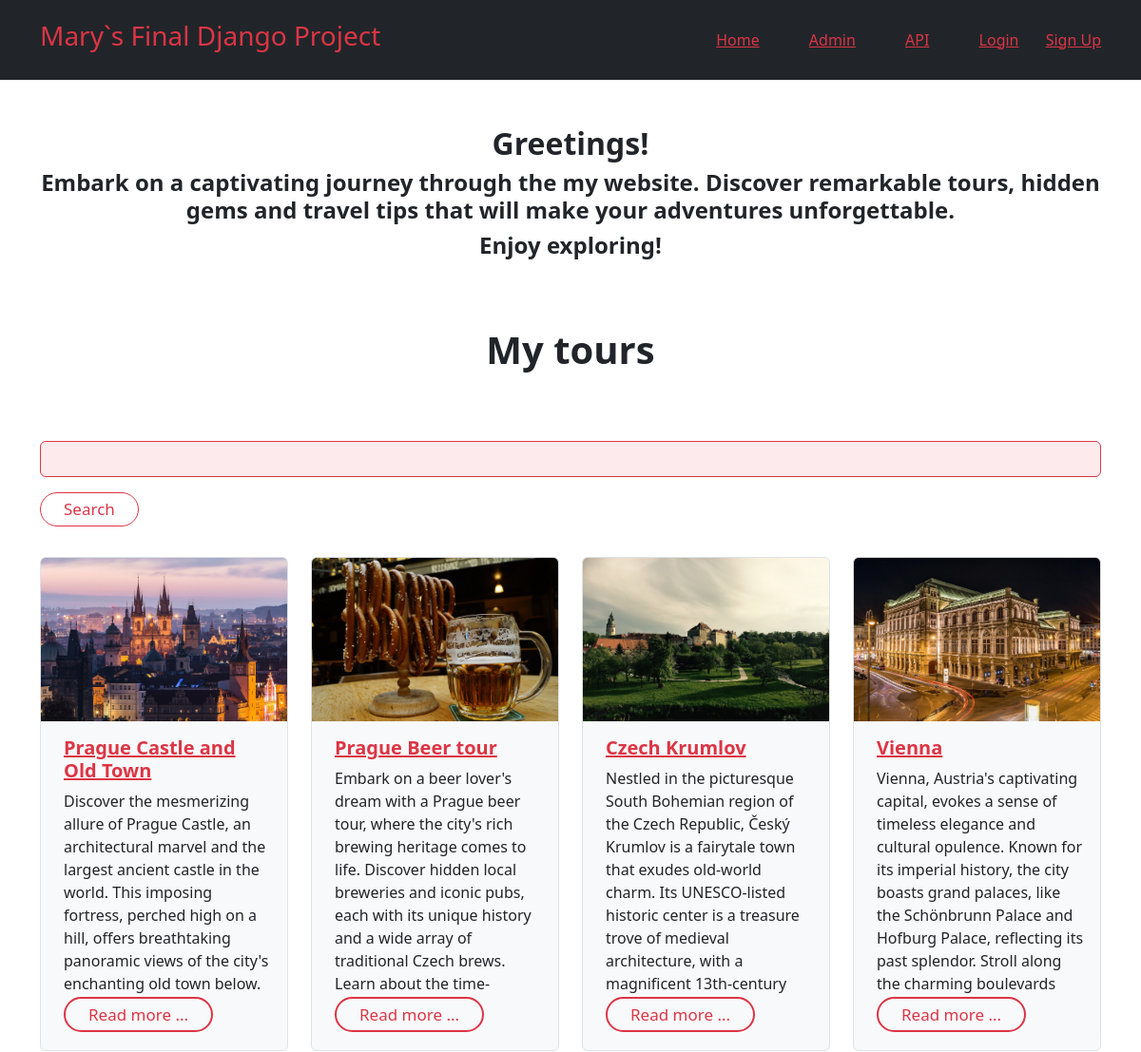
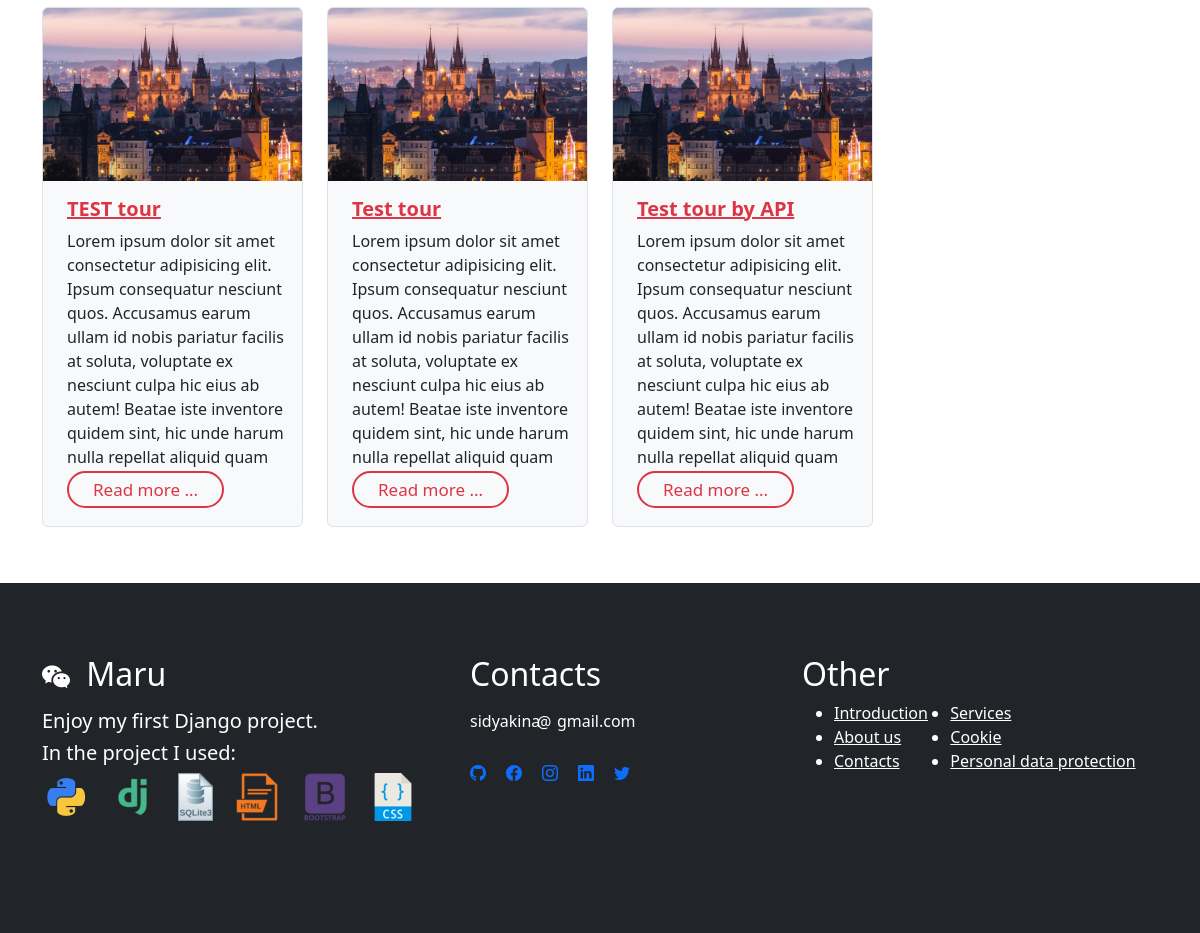
The page / on the database its author committed (2 pictures, top to bottom).
### shop/models.py (models this page shows, shortened)
class Tour(models.Model):
    title = models.CharField(max_length=300)
    description = models.CharField(max_length=900)
    price = models.IntegerField()
    place_qty = models.IntegerField()
    image = models.ImageField(upload_to='shop/images/')
    meeting_time = models.CharField(max_length=5)
    meeting_place = models.CharField(max_length=100)
    duration = models.FloatField(blank=True)
    category = models.ForeignKey(Category, on_delete=models.CASCADE)
    created_at = models.DateTimeField(default=timezone.now)

### shop/views.py (the view)
# urls.py: path('', include(api.urls), name='index')
def index(request):
    searchTerm = request.GET.get('searchTour')
    if searchTerm:
        tours = Tour.objects.filter(title__icontains=searchTerm)
    else:
        tours = Tour.objects.all()
    return render(request=request, template_name='shop/tours.html', context={'searchTerm': searchTerm, 'tours': tours})

### templates/shop/tours.html (shortened to what this page needs)
{% extends 'base.html' %}
{% block content %}
<section id="kardy">
    <div class="container pt-5 pb-3 text-center">
        <h2 class="fw-bold">Greetings!</h2>
        <h4 class="fw-bold">Embark on a captivating journey through the my website. Discover remarkable tours, hidden gems and travel tips that will make your adventures unforgettable.</h4>
        <h4 class="fw-bold">Enjoy exploring!</h4>
    </div>
    <div class="container pt-5 pb-3 text-center">
        <h1 class="fw-bold">My tours</h1>
    </div>
    <div class="container pt-5 pb-3">
        <form action="">
            <div class="mb-3 linie">
                <input type="text" name="searchTour" class="form-control bg-danger bg-opacity-10 border border-1 border-danger">
            </div>
            <button type="submit" class="btn btnwhite border border-danger border-1 rounded-pill px-4 py-1 my-3 text-danger">
                Search
            </button>
        </form>
    </div>
    <div class="container d-flex justify-content-between gy-2 pb-5">
        <div class="row row-cols-1 row-cols-md-2 row-cols-lg-3 row-cols-xl-4">
            {% for tour in tours %}
            <div v-for="tour in tours" class="col mb-2">
                <div class="blog card h-100 bg-light border rounded">
                    <img class="card-img-top" src="{{ tour.image.url }}" alt="photo">
                    <div class="card-body" style="height: 18rem; overflow: hidden;">
                        <h5 class="card-title fw-bold ms-2"><a class="text-danger" href="{{tour.id}}">{{ tour.title }}</a></h5>
                        <p class="card-text ms-2">{{ tour.description }}</p>
                    </div>
                    <div class="card-footer mb-3 border-0 bg-light">
                        <a class="btnwhite border border-danger border-2 rounded-pill px-4 text-danger ms-2"
                        href="{% url 'shop:single_tour' tour.id %}">Read more ...</a>
                    </div>
                </div>
            </div>
            {% endfor %}
        </div>
    </div>
</section>
{% endblock %}

### templates/base.html (shortened to what this page needs)
<!DOCTYPE html>
{% load static %}
<html lang="en">
<head>
    <link href="https://cdn.jsdelivr.net/npm/bootstrap@5.3.0/dist/css/bootstrap.min.css" rel="stylesheet"
>
    <link rel="stylesheet" href="https://cdn.jsdelivr.net/npm/bootstrap-icons@1.10.5/font/bootstrap-icons.css"> {% comment %} icons {% endcomment %}
    <link rel="stylesheet" type="text/css" href="{%static '../static/style.css'%}">
</head>
<body>
    <nav class="navbar navbar-dark bg-dark sticky-top p-3">
        <div class="container">
            <a href="{% url 'shop:index'%}" class="navbar-brand text-danger"><h3>Mary`s Final Django Project</h3></a>
            <span class="navbar-text">
                <a href="{% url 'shop:index'%}" class="me-5 text-danger">Home</a>
                <a href="/admin/" class="me-5 text-danger" target="_blank">Admin</a>
                <a href="api/v1/" class="me-5 text-danger" target="_blank">API</a>
                {% if user.is_authenticated %}
                <a class="text-danger" href="{% url 'logoutaccount' %}">Logout ({{ user.username }})</a>
                {% else %}
                <a class="me-4 text-danger" href="{% url 'loginaccount' %}">Login</a>
                <a class="text-danger" href="{% url 'signupaccount' %}">Sign Up</a>
                {% endif %}
            </span>
        </div>
    </nav>
    <main>
            {% block content %}
            {% endblock %}
    </main>
    <footer class="bg-dark pt-4">
        <div class="container text-white py-5">
            <div class="row pb-5">
                <div class="col-12 col-md-6 col-lg-4 mb-3">
                    <h2 class="mb-3"><i class="bi bi-wechat fs-3 me-2"></i> Maru</h2>
                    <h5>Enjoy my first Django project.</h5><h5>In the project I used:</h5>
                        <div class="foot_icons">
                            <ul>
                                <li><a href="https://docs.python.org/3/" target="_blank"><img src="../media/shop/images/icon_python.png" alt="Python"></a></li>
                                <li><a href="https://docs.djangoproject.com/en/4.2/" target="_blank"><img src="../media/shop/images/icon_django.png" alt="Django"></a></li>
                                <li><a href="https://www.sqlite.org/index.html" target="_blank"><img src="../media/shop/images/icon_sqlite3.png" alt="SQLite3"></a></li>
                                <li><a href="#" target="_blank"><img src="../media/shop/images/icon_html.png" alt="HTML"></a></li>
                                <li><a href="https://getbootstrap.com/" target="_blank"><img src="../media/shop/images/icon_bootstrap.png" alt="Bootstrap"></a></li>
                                <li><a href="#" target="_blank"><img src="../media/shop/images/icon_css.png" alt="CSS"></a></li>
                            </ul>
                        </div>
                </div>
                <div class="col-12 col-md-6 col-lg-4 mb-3">
                    <h2 class="mb-3 ps-5">Contacts</h2>
                    <p class="mb-1 ps-5">sidyakina &nbsp;&nbsp;&nbsp;gmail.com</p>
                    <span class="at ps-5">@</span>
                    <div class="foot_icons">
                        <ul class="ps-5">
                            <li><a href="https://www.github.com/"><i class="bi bi-github"></i></a></li>
                            <li><a href="https://www.facebook.com/"><i class="bi bi-facebook"></i></a></li>
                            <li><a href="https://www.instagram.com/"><i class="bi bi-instagram"></i></a></li>
                            <li><a href="https://www.linkedin.com/"><i class="bi bi-linkedin"></i></a></li>
                            <li><a href="https://www.twitter.com/"><i class="bi bi-twitter"></i></a></li>
                        </ul>
                    </div>
                </div>
                <div class="col-12 col-lg-4">
                    <h2>Other</h2>
                    <ul class="columns-2 d-flex">
                        <li><a href="#">Introduction</a></li>
                        <li><a href="#">About us</a></li>
                        <li><a href="#">Contacts</a></li>
                        <li><a href="#">Services</a></li>
                        <li><a href="#">Cookie</a></li>
                        <li><a href="#">Personal data protection</a></li>
                    </ul>
                </div>
            </div>
        </div>
    </footer>
</body>
</html>

### shop/static/style.css (style rules this page uses)
.foot_icons ul { list-style-type: none; display: inline-flex; margin: 0; padding: 0; }
.foot_icons ul li { margin-right: 20px; justify-content: start; }
.columns-2 { height: 80px; flex-direction: column; flex-wrap: wrap; }
.columns-2 a { color: white; }
.at { position: relative; top: -27px; left: 67px; }
.linie { display: inline; }
.blog>img { transition: all 1s; }
.btnwhite { text-decoration: none; padding: 5px; font-size: 17px; }

### rows shown on the page
Tour: image (picture), title "Prague Castle and Old Town", description "Discover the mesmerizing allure of Prague Castle, an architectural marvel and the largest ancient castle in the world. This imposing fortress, perched high on a hill, offers breathtaking panoramic views of the city's enchanting old town below.…"
Tour: image (picture), title "Prague Beer tour", description "Embark on a beer lover's dream with a Prague beer tour, where the city's rich brewing heritage comes to life. Discover hidden local breweries and iconic pubs, each with its unique history and a wide array of traditional Czech brews. Learn about the…"
Tour: image (picture), title "Czech Krumlov", description "Nestled in the picturesque South Bohemian region of the Czech Republic, Český Krumlov is a fairytale town that exudes old-world charm. Its UNESCO-listed historic center is a treasure trove of medieval architecture, with a magnificent 13th-century…"
Tour: image (picture), title "Vienna", description "Vienna, Austria's captivating capital, evokes a sense of timeless elegance and cultural opulence. Known for its imperial history, the city boasts grand palaces, like the Schönbrunn Palace and Hofburg Palace, reflecting its past splendor. Stroll along the charming boulevards…"
Tour: image (picture), title "TEST tour", description "Lorem ipsum dolor sit amet consectetur adipisicing elit. Ipsum consequatur nesciunt quos. Accusamus earum ullam id nobis pariatur facilis at soluta, voluptate ex nesciunt culpa hic eius ab autem! Beatae iste inventore quidem sint, hic unde harum nulla repellat aliquid quam…"
Tour: image (picture), title "Test tour", description "Lorem ipsum dolor sit amet consectetur adipisicing elit. Ipsum consequatur nesciunt quos. Accusamus earum ullam id nobis pariatur facilis at soluta, voluptate ex nesciunt culpa hic eius ab autem! Beatae iste inventore quidem sint, hic unde harum nulla repellat aliquid quam…"
Tour: image (picture), title "Test tour by API", description "Lorem ipsum dolor sit amet consectetur adipisicing elit. Ipsum consequatur nesciunt quos. Accusamus earum ullam id nobis pariatur facilis at soluta, voluptate ex nesciunt culpa hic eius ab autem! Beatae iste inventore quidem sint, hic unde harum nulla repellat aliquid quam…"
